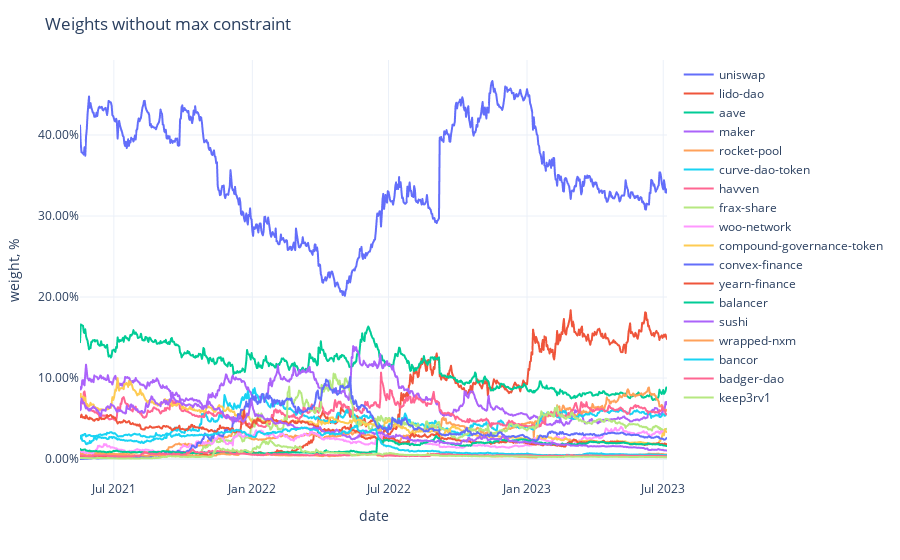

The code cell stored with this chart in its notebook:
### Code cell
fig = px.line(weights,
              labels={'value': 'weight, %', 'variable': ''})
fig.update_traces(
    hovertemplate="%{y}"
)
fig.update_yaxes(
    tickformat=".2%",
)
fig.update_xaxes(
    showspikes=True,
    spikethickness=2,
    spikedash="dot",
    spikecolor="#999999",
    spikemode="across",
)
fig.update_layout(
    ## showlegend=False,
    hovermode="x",
    hoverdistance=100,  ## Distance to show hover label of data point
    spikedistance=1000,  ## Distance to show spike
    template='plotly_white',
    title='Weights without max constraint'
)

### Figure 1 — Plotly figure (JSON) as saved in the notebook; plotly's stock layout.template omitted (floating-point values rounded to 4 significant figures; data arrays with more than 128 entries replaced by an {"elided": "..."} marker saying what was removed)
{"data": [{"hovertemplate": "%{y}", "legendgroup": "uniswap", "line": {"color": "#636efa", "dash": "solid"}, "marker": {"symbol": "circle"}, "mode": "lines", "name": "uniswap", "showlegend": true, "type": "scattergl", "x": {"elided": "781 str values"}, "xaxis": "x", "y": {"elided": "781 float values"}, "yaxis": "y"}, {"hovertemplate": "%{y}", "legendgroup": "lido-dao", "line": {"color": "#EF553B", "dash": "solid"}, "marker": {"symbol": "circle"}, "mode": "lines", "name": "lido-dao", "showlegend": true, "type": "scattergl", "x": {"elided": "781 str values"}, "xaxis": "x", "y": {"elided": "781 float values"}, "yaxis": "y"}, {"hovertemplate": "%{y}", "legendgroup": "aave", "line": {"color": "#00cc96", "dash": "solid"}, "marker": {"symbol": "circle"}, "mode": "lines", "name": "aave", "showlegend": true, "type": "scattergl", "x": {"elided": "781 str values"}, "xaxis": "x", "y": {"elided": "781 float values"}, "yaxis": "y"}, {"hovertemplate": "%{y}", "legendgroup": "maker", "line": {"color": "#ab63fa", "dash": "solid"}, "marker": {"symbol": "circle"}, "mode": "lines", "name": "maker", "showlegend": true, "type": "scattergl", "x": {"elided": "781 str values"}, "xaxis": "x", "y": {"elided": "781 float values"}, "yaxis": "y"}, {"hovertemplate": "%{y}", "legendgroup": "rocket-pool", "line": {"color": "#FFA15A", "dash": "solid"}, "marker": {"symbol": "circle"}, "mode": "lines", "name": "rocket-pool", "showlegend": true, "type": "scattergl", "x": {"elided": "781 str values"}, "xaxis": "x", "y": {"elided": "781 float values"}, "yaxis": "y"}, {"hovertemplate": "%{y}", "legendgroup": "curve-dao-token", "line": {"color": "#19d3f3", "dash": "solid"}, "marker": {"symbol": "circle"}, "mode": "lines", "name": "curve-dao-token", "showlegend": true, "type": "scattergl", "x": {"elided": "781 str values"}, "xaxis": "x", "y": {"elided": "781 float values"}, "yaxis": "y"}, {"hovertemplate": "%{y}", "legendgroup": "havven", "line": {"color": "#FF6692", "dash": "solid"}, "marker": {"symbol": "circle"}, "mode": "lines", "name": "havven", "showlegend": true, "type": "scattergl", "x": {"elided": "781 str values"}, "xaxis": "x", "y": {"elided": "781 float values"}, "yaxis": "y"}, {"hovertemplate": "%{y}", "legendgroup": "frax-share", "line": {"color": "#B6E880", "dash": "solid"}, "marker": {"symbol": "circle"}, "mode": "lines", "name": "frax-share", "showlegend": true, "type": "scattergl", "x": {"elided": "781 str values"}, "xaxis": "x", "y": {"elided": "781 float values"}, "yaxis": "y"}, {"hovertemplate": "%{y}", "legendgroup": "woo-network", "line": {"color": "#FF97FF", "dash": "solid"}, "marker": {"symbol": "circle"}, "mode": "lines", "name": "woo-network", "showlegend": true, "type": "scattergl", "x": {"elided": "781 str values"}, "xaxis": "x", "y": {"elided": "781 float values"}, "yaxis": "y"}, {"hovertemplate": "%{y}", "legendgroup": "compound-governance-token", "line": {"color": "#FECB52", "dash": "solid"}, "marker": {"symbol": "circle"}, "mode": "lines", "name": "compound-governance-token", "showlegend": true, "type": "scattergl", "x": {"elided": "781 str values"}, "xaxis": "x", "y": {"elided": "781 float values"}, "yaxis": "y"}, {"hovertemplate": "%{y}", "legendgroup": "convex-finance", "line": {"color": "#636efa", "dash": "solid"}, "marker": {"symbol": "circle"}, "mode": "lines", "name": "convex-finance", "showlegend": true, "type": "scattergl", "x": {"elided": "781 str values"}, "xaxis": "x", "y": {"elided": "781 float values"}, "yaxis": "y"}, {"hovertemplate": "%{y}", "legendgroup": "yearn-finance", "line": {"color": "#EF553B", "dash": "solid"}, "marker": {"symbol": "circle"}, "mode": "lines", "name": "yearn-finance", "showlegend": true, "type": "scattergl", "x": {"elided": "781 str values"}, "xaxis": "x", "y": {"elided": "781 float values"}, "yaxis": "y"}, {"hovertemplate": "%{y}", "legendgroup": "balancer", "line": {"color": "#00cc96", "dash": "solid"}, "marker": {"symbol": "circle"}, "mode": "lines", "name": "balancer", "showlegend": true, "type": "scattergl", "x": {"elided": "781 str values"}, "xaxis": "x", "y": {"elided": "781 float values"}, "yaxis": "y"}, {"hovertemplate": "%{y}", "legendgroup": "sushi", "line": {"color": "#ab63fa", "dash": "solid"}, "marker": {"symbol": "circle"}, "mode": "lines", "name": "sushi", "showlegend": true, "type": "scattergl", "x": {"elided": "781 str values"}, "xaxis": "x", "y": {"elided": "781 float values"}, "yaxis": "y"}, {"hovertemplate": "%{y}", "legendgroup": "wrapped-nxm", "line": {"color": "#FFA15A", "dash": "solid"}, "marker": {"symbol": "circle"}, "mode": "lines", "name": "wrapped-nxm", "showlegend": true, "type": "scattergl", "x": {"elided": "781 str values"}, "xaxis": "x", "y": {"elided": "781 float values"}, "yaxis": "y"}, {"hovertemplate": "%{y}", "legendgroup": "bancor", "line": {"color": "#19d3f3", "dash": "solid"}, "marker": {"symbol": "circle"}, "mode": "lines", "name": "bancor", "showlegend": true, "type": "scattergl", "x": {"elided": "781 str values"}, "xaxis": "x", "y": {"elided": "781 float values"}, "yaxis": "y"}, {"hovertemplate": "%{y}", "legendgroup": "badger-dao", "line": {"color": "#FF6692", "dash": "solid"}, "marker": {"symbol": "circle"}, "mode": "lines", "name": "badger-dao", "showlegend": true, "type": "scattergl", "x": {"elided": "781 str values"}, "xaxis": "x", "y": {"elided": "781 float values"}, "yaxis": "y"}, {"hovertemplate": "%{y}", "legendgroup": "keep3rv1", "line": {"color": "#B6E880", "dash": "solid"}, "marker": {"symbol": "circle"}, "mode": "lines", "name": "keep3rv1", "showlegend": true, "type": "scattergl", "x": {"elided": "781 str values"}, "xaxis": "x", "y": {"elided": "781 float values"}, "yaxis": "y"}], "layout": {"hoverdistance": 100, "hovermode": "x", "legend": {"title": {"text": ""}, "tracegroupgap": 0}, "margin": {"t": 60}, "spikedistance": 1000, "title": {"text": "Weights without max constraint"}, "xaxis": {"anchor": "y", "domain": [0, 1], "showspikes": true, "spikecolor": "#999999", "spikedash": "dot", "spikemode": "across", "spikethickness": 2, "title": {"text": "date"}}, "yaxis": {"anchor": "x", "domain": [0, 1], "tickformat": ".2%", "title": {"text": "weight, %"}}}}
